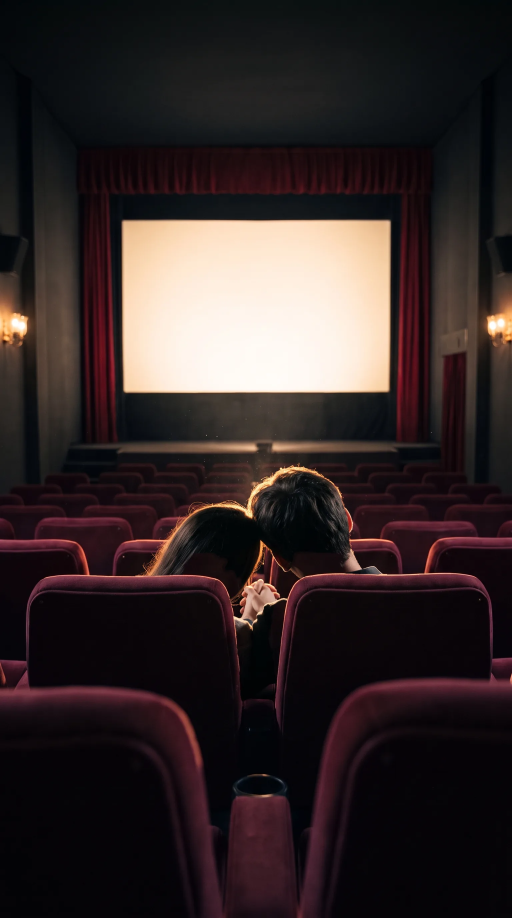
#> input picture movie-date/site/scene/still.webp, 1536 x 2752 px, found by its file name (shown at 1/3 size)
$ python make_og.py ../site/scene/still.webp
#> lines starting #> are read from the running program, lines starting #| are printed output that depends on the picture
"""Link-preview poster (og.jpg, 1200×630): the screen between the curtains, with the projected words.

Usage: python make_og.py <site_dir>
"""
import sys, io, os
import numpy as np
from PIL import Image, ImageDraw, ImageFont, ImageFilter
from fontTools.ttLib import TTFont

site = sys.argv[1]
still = Image.open(os.path.join(site, "scene/still.webp")).convert("RGB")
#> still is the input picture: PIL image 1536x2752 RGB; mean R, G, B 51.5, 40.6, 40.7
W, H = still.size                                  # 1536 × 2752
#> W = 1536; H = 2752
sx, sy, sw, sh = 369, 661, 800, 517                # the screen rectangle
# 1.905:1 crop centred a little below the screen's middle so the stage edge shows
cw = W; ch = round(cw / (1200 / 630))
#> after `cw = W`: cw = 1536
#> after `ch = round(cw / (1200 / 630))`: ch = 806
cy = sy + sh // 2 + 40
top = max(0, min(H - ch, cy - ch // 2))
#> top = 556
poster = still.crop((0, top, cw, top + ch)).resize((1200, 630), Image.LANCZOS)
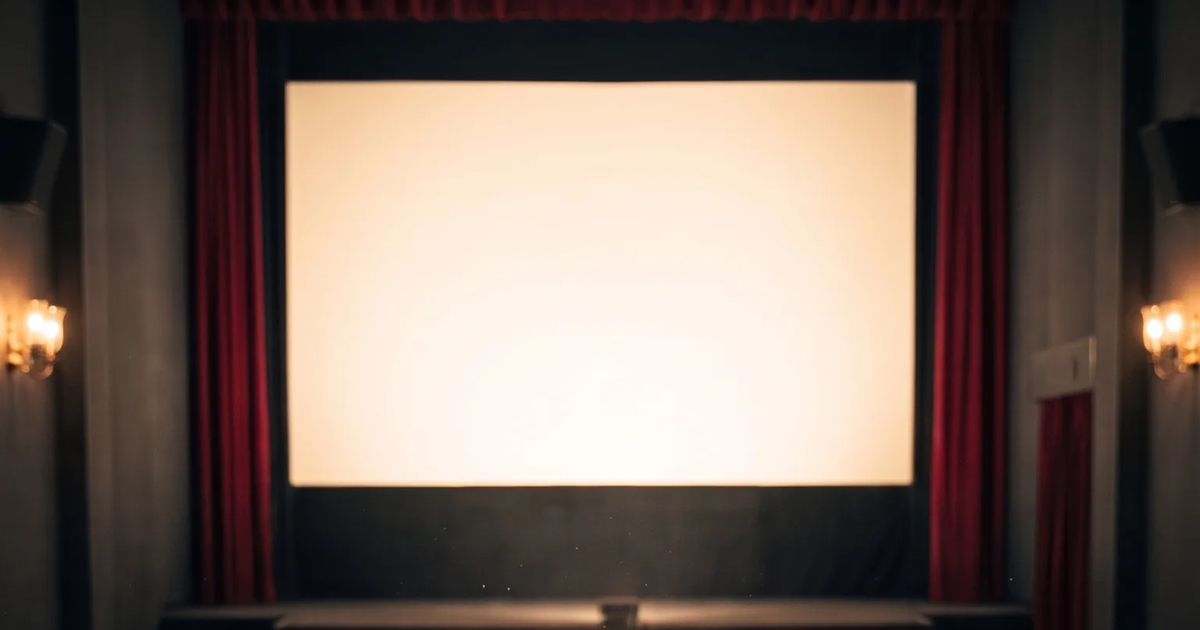
#> poster: PIL image 1200x630 RGB; mean R, G, B 116.7, 101.3, 93
k = 1200 / cw
#> k = 0.781
# warm the lamp a touch, as in the film
arr = np.asarray(poster, np.float32)
x0, y0 = round(sx * k), round((sy - top) * k)
#> x0 = 288; y0 = 82
x1, y1 = round((sx + sw) * k), round((sy + sh - top) * k)
#> x1 = 913; y1 = 486
arr[y0:y1, x0:x1] *= np.array([1.0, 0.955, 0.88])
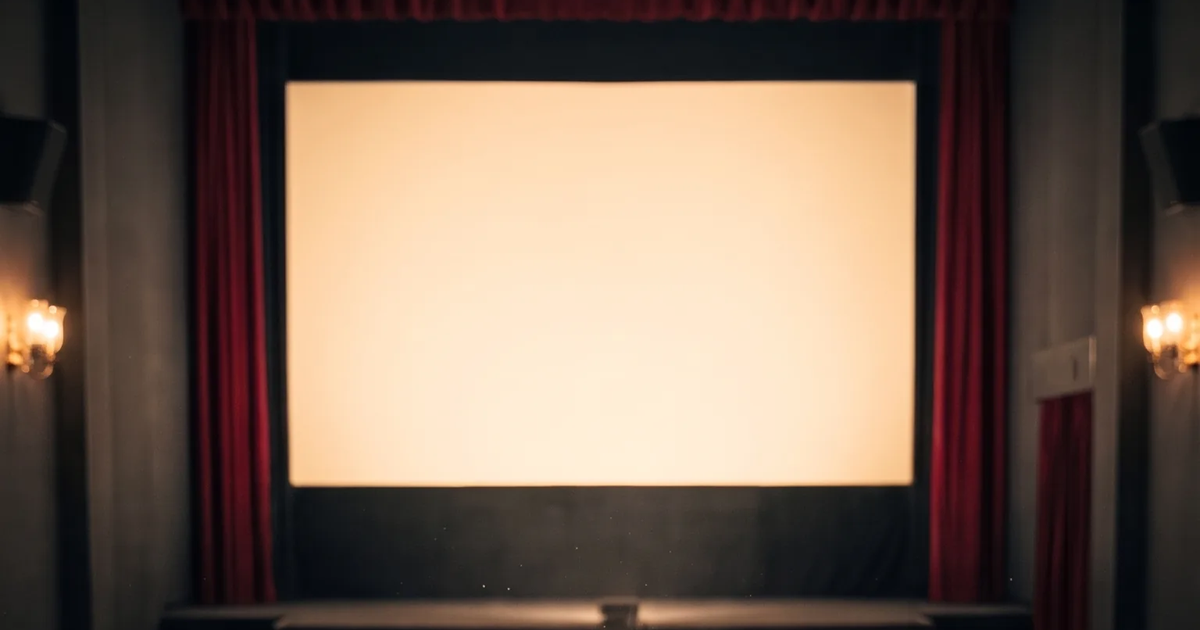
#> arr: shape (630, 1200, 3) float32; mean R, G, B 116.9, 97.7, 84.5
poster = Image.fromarray(np.clip(arr, 0, 255).astype(np.uint8))

# the projected words, in the site's face, as light withheld from the screen
#> (the run stopped early here; a loop or call above may not have finished)
